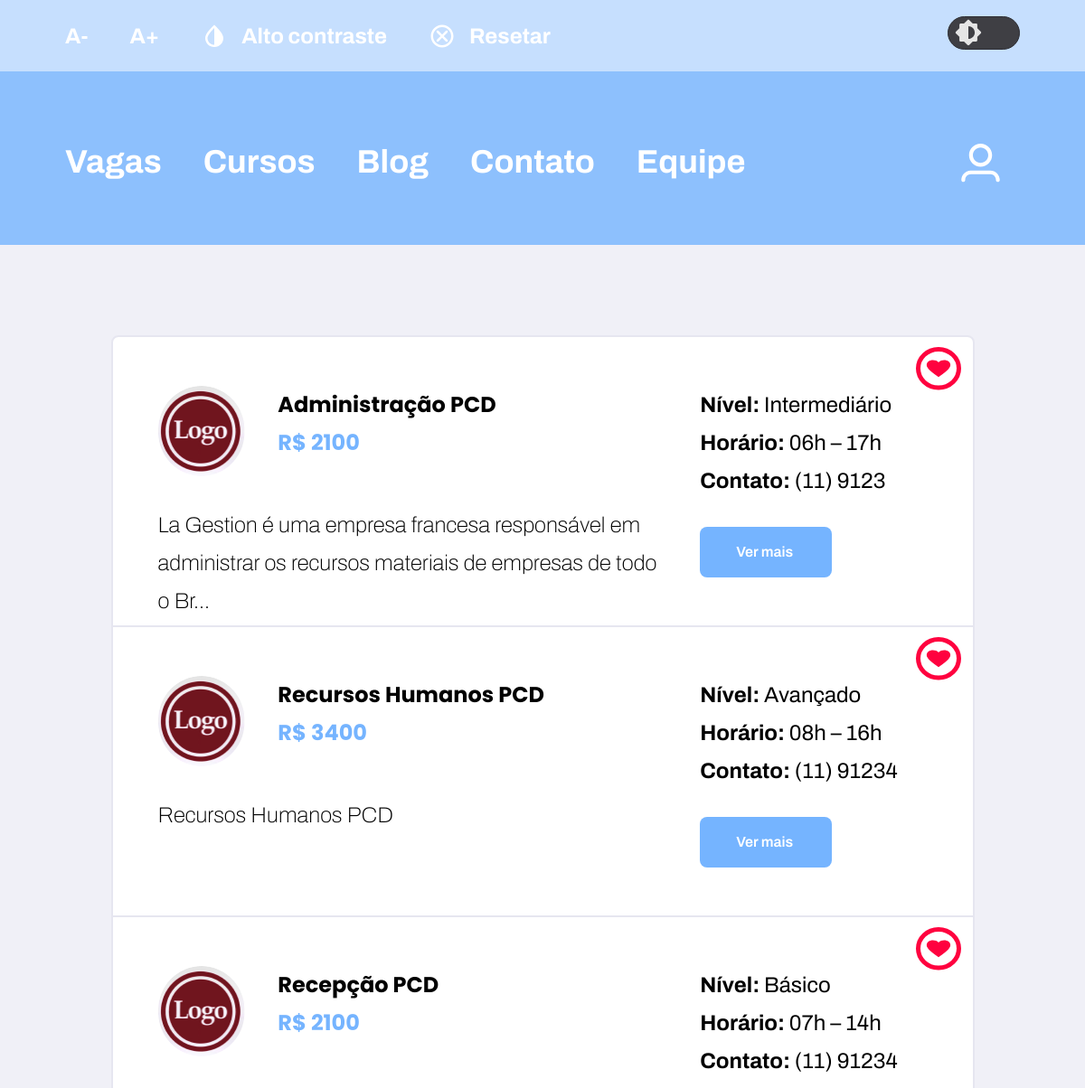
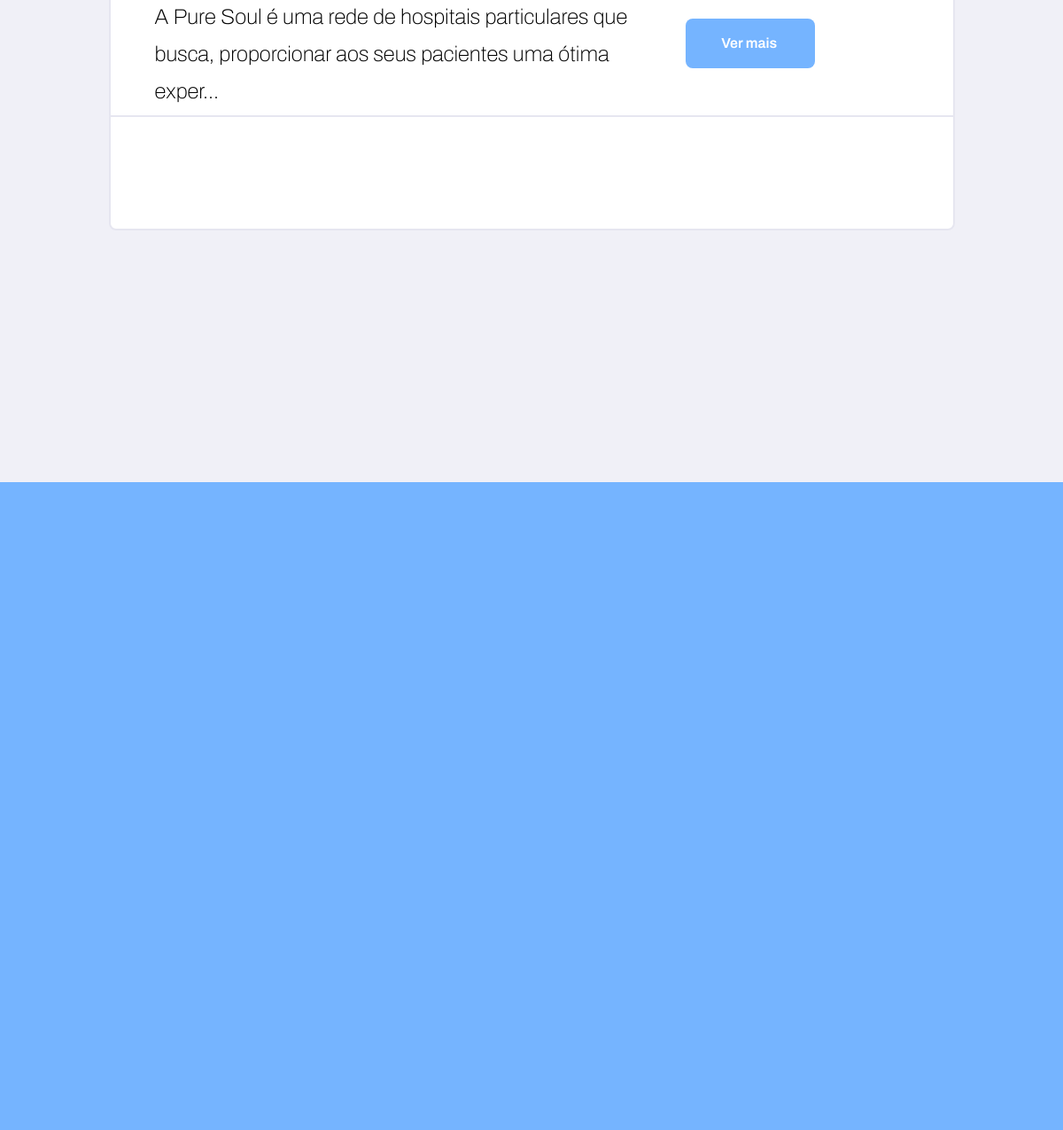
The page /versão_php/src/listar_favoritar_vaga.php (signed in) on the database its author committed (2 pictures, top to bottom).
### tables this page shows
CREATE TABLE `tb_vagas` (
  `id` int(11) NOT NULL,
  `nome_vaga` varchar(200) NOT NULL,
  `descricao_vaga` varchar(500) NOT NULL,
  `salario_vaga` varchar(220) NOT NULL,
  `nivel_vaga` varchar(500) NOT NULL,
  `horario_vaga` varchar(220) NOT NULL,
  `contato_vaga` varchar(100) NOT NULL,
  `link_vaga` varchar(220) NOT NULL,
  `path` varchar(225) NOT NULL
);

### versão_php/src/listar_favoritar_vaga.php (the view, shortened to what this page needs)
<!DOCTYPE html>
<html lang="pt-br">
<head>
  <link rel="stylesheet" href="./css/style.css" />
  <link rel="stylesheet" href="./css/vagas.css" />
  <link rel="stylesheet" href="./css/vagas-blog.css" />
  <link rel="stylesheet" href="./css/theme.css">
</head>
<body id="zoombody">
  <?php include('header.php') ?>
  <main>
    <div class="campo-vagas">
      <?php
      include("processamento/conexao.php");
      $login = "SELECT favoritar FROM tb_pessoa WHERE id =" . $_SESSION["id_usuario"];
      $res = $conn->query($login);
      $row = $res->fetch_object();
      $qp = explode(",", $row->favoritar);
      if ($qp[0] != '') {
        $i = 0;
        while ($i < count($qp)) {
          $id_vaga = $qp[$i];
          $todos_favoritados = "SELECT * FROM tb_vagas WHERE id =  $id_vaga";
          $rest = $conn->query($todos_favoritados);
          $row = $rest->fetch_object();
          print '
          <div class="card">
          <div class="favorite-button">
            <a title="Desfavoritar vaga" href="./processamento/processa_desfavoritar_vagas.php?id_vaga=' . $row->id . '">
            </a>
          </div>
            <div>
              <div class="card-logo-vaga">
                <img
                  src="' . $row->path . '"
                  alt="Logo referente a empresa que está oferencendo a vaga"
                />
                <p>
                  ' . $row->nome_vaga . '<br />
                  <span>' . 'R$ ' . $row->salario_vaga . '</span>
                </p>
              </div>
              <p class="descricao-vaga">'
            . mb_strimwidth($row->descricao_vaga, 0, 110, '...') .
            '</p>
            </div>
            <div>
              <p class="card-descricao-extra">
                <span>Nível: </span> ' . $row->nivel_vaga . '<br />
                <span>Horário: </span>' . $row->horario_vaga . '<br />
                <span>Contato: </span>' . $row->contato_vaga . '<br />
              </p>
              <a class="btn-see-more" href="inf_vaga.php?id=' .  $row->id . '">Ver mais</a>
            </div>
          </div>
          <hr />
          ';
          $i++;
        }
      } else {
        echo "<script type='text/javascript'>alert('Você não tem nenhum vaga favoritada');</script>";
      }
      ?>
    </div>
  </main>
  <?php include('footer.php') ?>
</body>
</html>

### versão_php/src/header.php (shortened to what this page needs)
<header id="top">
    <div class="container-header">
        <div class="resources">
            <button id="zoomout" class="button-resources">A-</button>
            <button id="zoomin" class="button-resources">A+</button>
            <button class="button-resources" onclick="changeTheme('contraste')">
                Alto contraste
            </button>
            <button class="button-resources reset">
                Resetar
            </button>
            <div class="button-theme">
            </div>
        </div>
        <nav class="navbar" id="navbar">
            <ul>
                <li><a href="./vagas.php">Vagas</a></li>
                <li><a href="./curso.php">Cursos</a></li>
                <li><a href="./publicacoes-blog.php">Blog</a></li>
                <li><a href="./contato.php">Contato</a></li>
                <li><a href="./equipe.php">Equipe</a></li>
            </ul>
            <div class="button-user">
            </div>
        </nav>
    </div>
</header>

### versão_php/src/footer.php (shortened to what this page needs)
<footer>
    <div class="container-footer">
    </div>
</footer>

### versão_php/src/css/style.css (style rules this page uses)
* { margin: 0; padding: 0; box-sizing: border-box; }
html { --primary-blue: #75b4ff; --primary-blue-header: rgba(117, 180, 255, 0.8); --white: #ffffff; --white-opacity: rgba(255, 255, 255, 0.5); --primary-background: #f0f0f7; --white-opacity-search: hsla(0, 0%, 100%, 0.41); --primary-border: #e6e6f0; --home-blog: hsla(200, 19%, 18%, 1); --background-cards: #fff; --border-contato-home: #e6e6f0; --background-all: #FFFDFD; --black: #000; --title-price: #75b4ff; scroll-behavior: smooth; }
body { font-family: 'Poppins', sans-serif; background-color: var(--primary-background); overflow-x: hidden; }
header .container-header { height: auto; background-color: var(--primary-blue-header); }
header .resources { height: 79px; background-color: var(--white-opacity); padding: 18px 72px 18px 72px; display: flex; align-items: center; }
header .resources .button-resources { display: flex; align-items: center; justify-content: center; gap: 15px; border: none; background: none; margin-right: 46px; font-family: 'Archivo', sans-serif; font-style: normal; font-weight: 700; font-size: 24px; line-height: 42px; cursor: pointer; color: var(--white); }
header .resources .button-theme { margin-left: auto; cursor: pointer; }
nav.navbar { min-height: 183px; padding: 75px 90px 66px 72px; display: flex; align-items: center; }
.navbar .button-user { width: 51px; height: 50.61px; cursor: pointer; }
.navbar ul { font-family: 'Archivo', sans-serif; font-weight: 700; font-style: normal; list-style: none; display: flex; gap: 46px; font-size: 36px; margin-right: auto; }
.navbar ul li a { text-decoration: none; color: var(--white); }
header, section.section-vacancy, section.section-couse, section.section-blog { margin-bottom: calc(45px + 55px); }
footer .container-footer { background-color: var(--primary-blue); height: 731px; padding: 75px 170px; display: flex; justify-content: center; gap: 98px; }

### versão_php/src/css/vagas.css (style rules this page uses)
html { overflow-x: hidden; --background-form: #fff; }
main { display: flex; justify-content: center; gap: 34px; }
main div.campo-vagas { width: 955px; background: #FFFFFF; border: 2px solid #E6E6F0; border-radius: 8px; margin-bottom: 284px; padding-bottom: 126px; }
div.campo-vagas .card { display: flex; margin: 54px 28.2px 0px 50px;; width: 955px; height: 265px; }
div.campo-vagas .card .card-logo-vaga { display: flex; gap: 36.55px; font-weight: 700; font-size: 24px; line-height: 42px; margin-bottom: 33px; }
div.campo-vagas .card .card-logo-vaga img { width: 96.3px; height: 100px; border-radius: 70px; }
div.campo-vagas .card .card-logo-vaga span { color: #75B4FF; }
div.campo-vagas .card .descricao-vaga { font-family: 'Archivo'; font-style: normal; font-weight: 100; font-size: 24px; line-height: 42px; color: #000000; max-width: 564.14px; }
div.campo-vagas .card .card-descricao-extra { font-family: 'Archivo'; font-style: normal; font-weight: 400; font-size: 24px; line-height: 42px; margin-left: 35.57px; }
div.campo-vagas .card .card-descricao-extra span { font-weight: 700; }
div.campo-vagas hr { border: 1px solid #E6E6F0; }
@media (max-width: 1310px) { main { flex-direction: column; align-items: center; } }
@media (max-width: 1310px) { main div.campo-vagas { width: 100%; max-width: 955px; } }

### versão_php/src/css/theme.css (style rules this page uses)
.button-theme { cursor: pointer; }

### rows shown on the page
tb_vagas: path (picture), nome_vaga "Administração PCD", salario_vaga "2100", descricao_vaga "La Gestion é uma empresa francesa responsável em administrar os recursos materiais de empresas de todo o Br...", nivel_vaga "Intermediário", horario_vaga "06h – 17h", contato_vaga "(11) 9123"
tb_vagas: path (picture), nome_vaga "Recursos Humanos PCD", salario_vaga "3400", descricao_vaga "Recursos Humanos PCD", nivel_vaga "Avançado", horario_vaga "08h – 16h", contato_vaga "(11) 91234"
tb_vagas: path (picture), nome_vaga "Recepção PCD", salario_vaga "2100", descricao_vaga "A Pure Soul é uma rede de hospitais particulares que busca, proporcionar aos seus pacientes uma ótima exper...", nivel_vaga "Básico", horario_vaga "07h – 14h", contato_vaga "(11) 91234"
